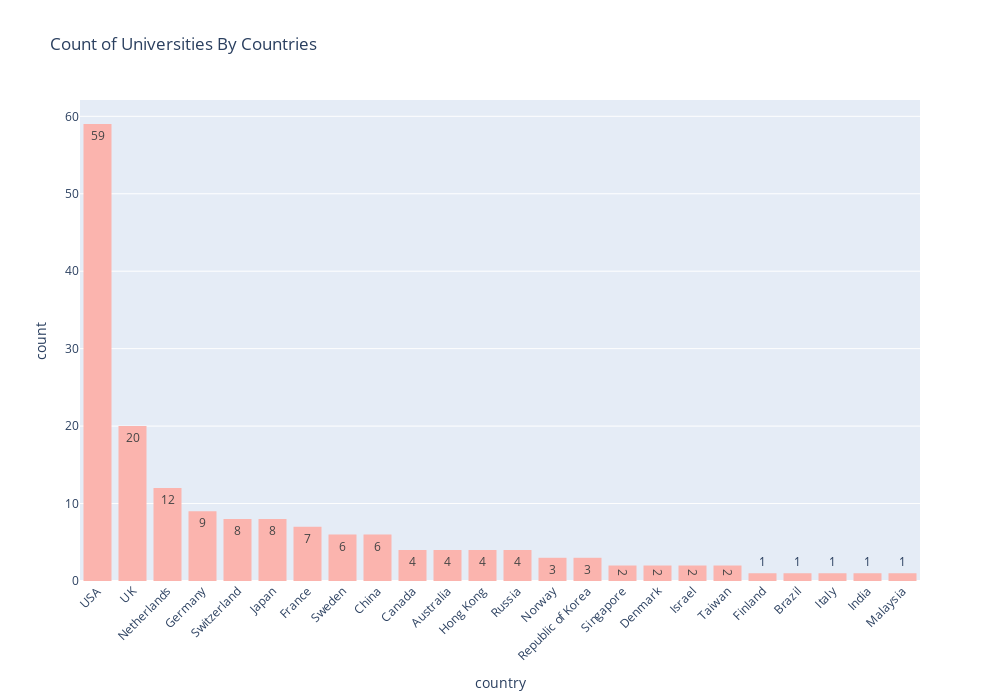

Notebook code for this chart:
### Markdown cell above
This graph will show the amount of universities in each country.
Here, we can see that USA leads with 59 universities, after is UK with 20 universities.

### Code cell
df_uni_country_=df_visual[['country','university_name']]
df_uni_country_=df_uni_country_.drop_duplicates()

fig = px.histogram(df_uni_country_, x='country',  width=1000, height=700,color_discrete_sequence=px.colors.qualitative.Pastel1,text_auto=True,
                  title="Count of Universities By Countries")
fig.update_xaxes(tickangle=-45,categoryorder="total descending")
fig.show()

### Figure 1 — Plotly figure (JSON) as saved in the notebook; plotly's stock layout.template omitted (floating-point values rounded to 4 significant figures; data arrays with more than 128 entries replaced by an {"elided": "..."} marker saying what was removed)
{"data": [{"alignmentgroup": "True", "bingroup": "x", "hovertemplate": "country=%{x}<br>count=%{y}<extra></extra>", "legendgroup": "", "marker": {"color": "rgb(251,180,174)", "pattern": {"shape": ""}}, "name": "", "offsetgroup": "", "orientation": "v", "showlegend": false, "texttemplate": "%{value}", "type": "histogram", "x": {"elided": "170 str values"}, "xaxis": "x", "yaxis": "y"}], "layout": {"barmode": "relative", "height": 700, "legend": {"tracegroupgap": 0}, "title": {"text": "Count of Universities By Countries"}, "width": 1000, "xaxis": {"anchor": "y", "categoryorder": "total descending", "domain": [0, 1], "tickangle": -45, "title": {"text": "country"}}, "yaxis": {"anchor": "x", "domain": [0, 1], "title": {"text": "count"}}}}
